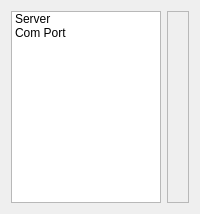
      <widget class="QWidget" name="tab_settings">
       <attribute name="icon">
        <iconset resource="T10_Server3.qrc">
         <normaloff>:/resources/icons/gears.svg</normaloff>:/resources/icons/gears.svg</iconset>
       </attribute>
       <attribute name="title">
        <string>Settings</string>
       </attribute>
       <layout class="QGridLayout" name="gridLayout_7">
        <item row="0" column="1">
         <widget class="QStackedWidget" name="stackedWidgetServerSettings">
          <property name="enabled">
           <bool>true</bool>
          </property>
          <property name="sizePolicy">
           <sizepolicy hsizetype="Expanding" vsizetype="Expanding">
            <horstretch>0</horstretch>
            <verstretch>0</verstretch>
           </sizepolicy>
          </property>
          <property name="autoFillBackground">
           <bool>false</bool>
          </property>
          <property name="frameShape">
           <enum>QFrame::StyledPanel</enum>
          </property>
          <property name="frameShadow">
           <enum>QFrame::Plain</enum>
          </property>
          <property name="lineWidth">
           <number>2</number>
          </property>
          <property name="currentIndex">
           <number>0</number>
          </property>
          <widget class="QWidget" name="stackedWidgetServerSettingsPage1">
           <widget class="QWidget" name="widget" native="true">
            <property name="geometry">
             <rect>
              <x>30</x>
              <y>10</y>
              <width>200</width>
              <height>78</height>
             </rect>
            </property>
            <property name="minimumSize">
             <size>
              <width>200</width>
              <height>0</height>
             </size>
            </property>
            <property name="maximumSize">
             <size>
              <width>200</width>
              <height>16777215</height>
             </size>
            </property>
            <layout class="QGridLayout" name="gridLayout_8">
             <item row="0" column="0">
              <widget class="QLabel" name="label">
               <property name="text">
                <string>Listen IP:</string>
               </property>
              </widget>
             </item>
             <item row="0" column="1">
              <widget class="QLineEdit" name="lineEdit_2">
               <property name="text">
                <string>0.0.0.0</string>
               </property>
              </widget>
             </item>
             <item row="1" column="0">
              <widget class="QLabel" name="label_2">
               <property name="sizePolicy">
                <sizepolicy hsizetype="Minimum" vsizetype="Minimum">
                 <horstretch>0</horstretch>
                 <verstretch>0</verstretch>
                </sizepolicy>
               </property>
               <property name="text">
                <string>Listen port:</string>
               </property>
              </widget>
             </item>
             <item row="1" column="1">
              <widget class="QLineEdit" name="lineEdit_3">
               <property name="text">
                <string>1989</string>
               </property>
              </widget>
             </item>
            </layout>
           </widget>
          </widget>
          <widget class="QWidget" name="page_3">
           <widget class="QComboBox" name="comboBox">
            <property name="geometry">
             <rect>
              <x>80</x>
              <y>130</y>
              <width>78</width>
              <height>27</height>
             </rect>
            </property>
           </widget>
          </widget>
         </widget>
        </item>
        <item row="0" column="0">
         <widget class="QListWidget" name="listWidgetSettings">
          <property name="sizePolicy">
           <sizepolicy hsizetype="Fixed" vsizetype="Expanding">
            <horstretch>0</horstretch>
            <verstretch>0</verstretch>
           </sizepolicy>
          </property>
          <property name="maximumSize">
           <size>
            <width>150</width>
            <height>16777215</height>
           </size>
          </property>
          <item>
           <property name="text">
            <string>Server</string>
           </property>
           <property name="icon">
            <iconset>
             <normalon>:/resources/icons/computer.svg</normalon>
            </iconset>
           </property>
          </item>
          <item>
           <property name="text">
            <string>Com Port</string>
           </property>
           <property name="icon">
            <iconset resource="T10_Server3.qrc">
             <normaloff>:/resources/icons/plug_in.svg</normaloff>:/resources/icons/plug_in.svg</iconset>
           </property>
          </item>
         </widget>
        </item>
       </layout>
      </widget>
